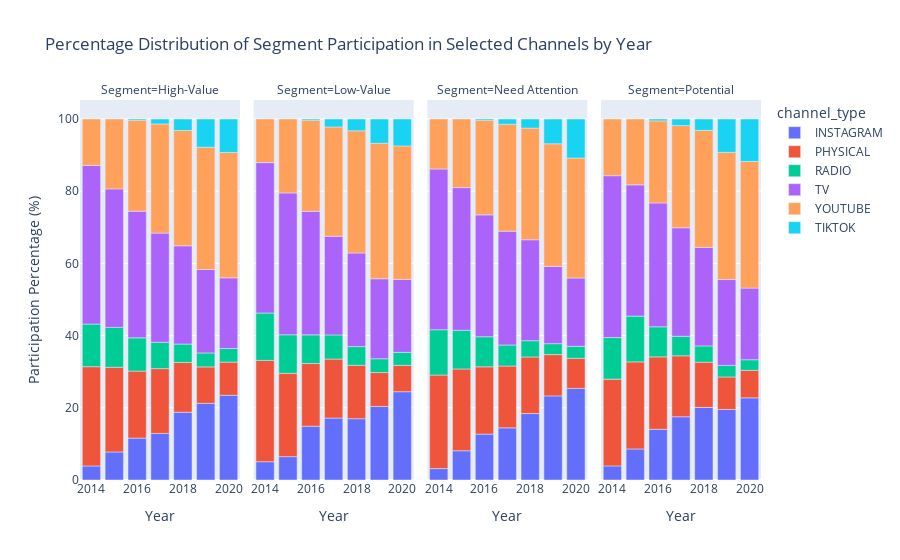

Notebook cell for this chart:
### Code cell
channels = ['RADIO', 'TV', 'INSTAGRAM', 'YOUTUBE','TIKTOK', 'PHYSICAL']
plot_channel_participation_distribution(df, channels)

### Figure 1 — Plotly figure (JSON) as saved in the notebook; plotly's stock layout.template omitted (floating-point values rounded to 4 significant figures)
{"data": [{"alignmentgroup": "True", "hovertemplate": "channel_type=INSTAGRAM<br>Segment=High-Value<br>Year=%{x}<br>Participation Percentage (%)=%{y}<extra></extra>", "legendgroup": "INSTAGRAM", "marker": {"color": "#636efa", "pattern": {"shape": ""}}, "name": "INSTAGRAM", "offsetgroup": "INSTAGRAM", "orientation": "v", "showlegend": true, "textposition": "auto", "type": "bar", "x": [2014, 2015, 2016, 2017, 2018, 2019, 2020], "xaxis": "x", "y": [3.898, 7.771, 11.61, 12.91, 18.77, 21.23, 23.47], "yaxis": "y"}, {"alignmentgroup": "True", "hovertemplate": "channel_type=INSTAGRAM<br>Segment=Low-Value<br>Year=%{x}<br>Participation Percentage (%)=%{y}<extra></extra>", "legendgroup": "INSTAGRAM", "marker": {"color": "#636efa", "pattern": {"shape": ""}}, "name": "INSTAGRAM", "offsetgroup": "INSTAGRAM", "orientation": "v", "showlegend": false, "textposition": "auto", "type": "bar", "x": [2014, 2015, 2016, 2017, 2018, 2019, 2020], "xaxis": "x2", "y": [5.072, 6.471, 14.92, 17.15, 16.98, 20.37, 24.46], "yaxis": "y2"}, {"alignmentgroup": "True", "hovertemplate": "channel_type=INSTAGRAM<br>Segment=Need Attention<br>Year=%{x}<br>Participation Percentage (%)=%{y}<extra></extra>", "legendgroup": "INSTAGRAM", "marker": {"color": "#636efa", "pattern": {"shape": ""}}, "name": "INSTAGRAM", "offsetgroup": "INSTAGRAM", "orientation": "v", "showlegend": false, "textposition": "auto", "type": "bar", "x": [2014, 2015, 2016, 2017, 2018, 2019, 2020], "xaxis": "x3", "y": [3.16, 8.103, 12.71, 14.44, 18.41, 23.3, 25.38], "yaxis": "y3"}, {"alignmentgroup": "True", "hovertemplate": "channel_type=INSTAGRAM<br>Segment=Potential<br>Year=%{x}<br>Participation Percentage (%)=%{y}<extra></extra>", "legendgroup": "INSTAGRAM", "marker": {"color": "#636efa", "pattern": {"shape": ""}}, "name": "INSTAGRAM", "offsetgroup": "INSTAGRAM", "orientation": "v", "showlegend": false, "textposition": "auto", "type": "bar", "x": [2014, 2015, 2016, 2017, 2018, 2019, 2020], "xaxis": "x4", "y": [3.909, 8.6, 14.04, 17.52, 20.12, 19.54, 22.76], "yaxis": "y4"}, {"alignmentgroup": "True", "hovertemplate": "channel_type=PHYSICAL<br>Segment=High-Value<br>Year=%{x}<br>Participation Percentage (%)=%{y}<extra></extra>", "legendgroup": "PHYSICAL", "marker": {"color": "#EF553B", "pattern": {"shape": ""}}, "name": "PHYSICAL", "offsetgroup": "PHYSICAL", "orientation": "v", "showlegend": true, "textposition": "auto", "type": "bar", "x": [2014, 2015, 2016, 2017, 2018, 2019, 2020], "xaxis": "x", "y": [27.49, 23.45, 18.55, 17.95, 13.79, 10.09, 9.196], "yaxis": "y"}, {"alignmentgroup": "True", "hovertemplate": "channel_type=PHYSICAL<br>Segment=Low-Value<br>Year=%{x}<br>Participation Percentage (%)=%{y}<extra></extra>", "legendgroup": "PHYSICAL", "marker": {"color": "#EF553B", "pattern": {"shape": ""}}, "name": "PHYSICAL", "offsetgroup": "PHYSICAL", "orientation": "v", "showlegend": false, "textposition": "auto", "type": "bar", "x": [2014, 2015, 2016, 2017, 2018, 2019, 2020], "xaxis": "x2", "y": [28.06, 23.07, 17.34, 16.35, 14.8, 9.386, 7.298], "yaxis": "y2"}, {"alignmentgroup": "True", "hovertemplate": "channel_type=PHYSICAL<br>Segment=Need Attention<br>Year=%{x}<br>Participation Percentage (%)=%{y}<extra></extra>", "legendgroup": "PHYSICAL", "marker": {"color": "#EF553B", "pattern": {"shape": ""}}, "name": "PHYSICAL", "offsetgroup": "PHYSICAL", "orientation": "v", "showlegend": false, "textposition": "auto", "type": "bar", "x": [2014, 2015, 2016, 2017, 2018, 2019, 2020], "xaxis": "x3", "y": [25.92, 22.65, 18.64, 17.13, 15.67, 11.43, 8.341], "yaxis": "y3"}, {"alignmentgroup": "True", "hovertemplate": "channel_type=PHYSICAL<br>Segment=Potential<br>Year=%{x}<br>Participation Percentage (%)=%{y}<extra></extra>", "legendgroup": "PHYSICAL", "marker": {"color": "#EF553B", "pattern": {"shape": ""}}, "name": "PHYSICAL", "offsetgroup": "PHYSICAL", "orientation": "v", "showlegend": false, "textposition": "auto", "type": "bar", "x": [2014, 2015, 2016, 2017, 2018, 2019, 2020], "xaxis": "x4", "y": [24.03, 24.12, 20.06, 16.88, 12.52, 8.997, 7.611], "yaxis": "y4"}, {"alignmentgroup": "True", "hovertemplate": "channel_type=RADIO<br>Segment=High-Value<br>Year=%{x}<br>Participation Percentage (%)=%{y}<extra></extra>", "legendgroup": "RADIO", "marker": {"color": "#00cc96", "pattern": {"shape": ""}}, "name": "RADIO", "offsetgroup": "RADIO", "orientation": "v", "showlegend": true, "textposition": "auto", "type": "bar", "x": [2014, 2015, 2016, 2017, 2018, 2019, 2020], "xaxis": "x", "y": [11.81, 11.06, 9.212, 7.294, 5.105, 3.881, 3.757], "yaxis": "y"}, {"alignmentgroup": "True", "hovertemplate": "channel_type=RADIO<br>Segment=Low-Value<br>Year=%{x}<br>Participation Percentage (%)=%{y}<extra></extra>", "legendgroup": "RADIO", "marker": {"color": "#00cc96", "pattern": {"shape": ""}}, "name": "RADIO", "offsetgroup": "RADIO", "orientation": "v", "showlegend": false, "textposition": "auto", "type": "bar", "x": [2014, 2015, 2016, 2017, 2018, 2019, 2020], "xaxis": "x2", "y": [13.12, 10.69, 7.947, 6.692, 5.171, 3.826, 3.609], "yaxis": "y2"}, {"alignmentgroup": "True", "hovertemplate": "channel_type=RADIO<br>Segment=Need Attention<br>Year=%{x}<br>Participation Percentage (%)=%{y}<extra></extra>", "legendgroup": "RADIO", "marker": {"color": "#00cc96", "pattern": {"shape": ""}}, "name": "RADIO", "offsetgroup": "RADIO", "orientation": "v", "showlegend": false, "textposition": "auto", "type": "bar", "x": [2014, 2015, 2016, 2017, 2018, 2019, 2020], "xaxis": "x3", "y": [12.54, 10.72, 8.333, 5.819, 4.508, 3.031, 3.31], "yaxis": "y3"}, {"alignmentgroup": "True", "hovertemplate": "channel_type=RADIO<br>Segment=Potential<br>Year=%{x}<br>Participation Percentage (%)=%{y}<extra></extra>", "legendgroup": "RADIO", "marker": {"color": "#00cc96", "pattern": {"shape": ""}}, "name": "RADIO", "offsetgroup": "RADIO", "orientation": "v", "showlegend": false, "textposition": "auto", "type": "bar", "x": [2014, 2015, 2016, 2017, 2018, 2019, 2020], "xaxis": "x4", "y": [11.51, 12.68, 8.337, 5.417, 4.515, 3.21, 2.939], "yaxis": "y4"}, {"alignmentgroup": "True", "hovertemplate": "channel_type=TV<br>Segment=High-Value<br>Year=%{x}<br>Participation Percentage (%)=%{y}<extra></extra>", "legendgroup": "TV", "marker": {"color": "#ab63fa", "pattern": {"shape": ""}}, "name": "TV", "offsetgroup": "TV", "orientation": "v", "showlegend": true, "textposition": "auto", "type": "bar", "x": [2014, 2015, 2016, 2017, 2018, 2019, 2020], "xaxis": "x", "y": [43.93, 38.37, 35.09, 30.24, 27.21, 23.11, 19.58], "yaxis": "y"}, {"alignmentgroup": "True", "hovertemplate": "channel_type=TV<br>Segment=Low-Value<br>Year=%{x}<br>Participation Percentage (%)=%{y}<extra></extra>", "legendgroup": "TV", "marker": {"color": "#ab63fa", "pattern": {"shape": ""}}, "name": "TV", "offsetgroup": "TV", "orientation": "v", "showlegend": false, "textposition": "auto", "type": "bar", "x": [2014, 2015, 2016, 2017, 2018, 2019, 2020], "xaxis": "x2", "y": [41.67, 39.29, 34.21, 27.32, 25.93, 22.15, 20.21], "yaxis": "y2"}, {"alignmentgroup": "True", "hovertemplate": "channel_type=TV<br>Segment=Need Attention<br>Year=%{x}<br>Participation Percentage (%)=%{y}<extra></extra>", "legendgroup": "TV", "marker": {"color": "#ab63fa", "pattern": {"shape": ""}}, "name": "TV", "offsetgroup": "TV", "orientation": "v", "showlegend": false, "textposition": "auto", "type": "bar", "x": [2014, 2015, 2016, 2017, 2018, 2019, 2020], "xaxis": "x3", "y": [44.53, 39.52, 33.76, 31.54, 27.96, 21.4, 18.93], "yaxis": "y3"}, {"alignmentgroup": "True", "hovertemplate": "channel_type=TV<br>Segment=Potential<br>Year=%{x}<br>Participation Percentage (%)=%{y}<extra></extra>", "legendgroup": "TV", "marker": {"color": "#ab63fa", "pattern": {"shape": ""}}, "name": "TV", "offsetgroup": "TV", "orientation": "v", "showlegend": false, "textposition": "auto", "type": "bar", "x": [2014, 2015, 2016, 2017, 2018, 2019, 2020], "xaxis": "x4", "y": [44.84, 36.36, 34.3, 30.05, 27.28, 23.78, 19.86], "yaxis": "y4"}, {"alignmentgroup": "True", "hovertemplate": "channel_type=YOUTUBE<br>Segment=High-Value<br>Year=%{x}<br>Participation Percentage (%)=%{y}<extra></extra>", "legendgroup": "YOUTUBE", "marker": {"color": "#FFA15A", "pattern": {"shape": ""}}, "name": "YOUTUBE", "offsetgroup": "YOUTUBE", "orientation": "v", "showlegend": true, "textposition": "auto", "type": "bar", "x": [2014, 2015, 2016, 2017, 2018, 2019, 2020], "xaxis": "x", "y": [12.87, 19.36, 25.19, 30.24, 31.95, 33.88, 34.74], "yaxis": "y"}, {"alignmentgroup": "True", "hovertemplate": "channel_type=YOUTUBE<br>Segment=Low-Value<br>Year=%{x}<br>Participation Percentage (%)=%{y}<extra></extra>", "legendgroup": "YOUTUBE", "marker": {"color": "#FFA15A", "pattern": {"shape": ""}}, "name": "YOUTUBE", "offsetgroup": "YOUTUBE", "orientation": "v", "showlegend": false, "textposition": "auto", "type": "bar", "x": [2014, 2015, 2016, 2017, 2018, 2019, 2020], "xaxis": "x2", "y": [12.08, 20.48, 25.24, 30.28, 33.85, 37.54, 36.97], "yaxis": "y2"}, {"alignmentgroup": "True", "hovertemplate": "channel_type=YOUTUBE<br>Segment=Need Attention<br>Year=%{x}<br>Participation Percentage (%)=%{y}<extra></extra>", "legendgroup": "YOUTUBE", "marker": {"color": "#FFA15A", "pattern": {"shape": ""}}, "name": "YOUTUBE", "offsetgroup": "YOUTUBE", "orientation": "v", "showlegend": false, "textposition": "auto", "type": "bar", "x": [2014, 2015, 2016, 2017, 2018, 2019, 2020], "xaxis": "x3", "y": [13.85, 19.01, 26.2, 29.63, 30.93, 33.97, 33.23], "yaxis": "y3"}, {"alignmentgroup": "True", "hovertemplate": "channel_type=YOUTUBE<br>Segment=Potential<br>Year=%{x}<br>Participation Percentage (%)=%{y}<extra></extra>", "legendgroup": "YOUTUBE", "marker": {"color": "#FFA15A", "pattern": {"shape": ""}}, "name": "YOUTUBE", "offsetgroup": "YOUTUBE", "orientation": "v", "showlegend": false, "textposition": "auto", "type": "bar", "x": [2014, 2015, 2016, 2017, 2018, 2019, 2020], "xaxis": "x4", "y": [15.71, 18.24, 22.74, 28.31, 32.42, 35.24, 35.08], "yaxis": "y4"}, {"alignmentgroup": "True", "hovertemplate": "channel_type=TIKTOK<br>Segment=High-Value<br>Year=%{x}<br>Participation Percentage (%)=%{y}<extra></extra>", "legendgroup": "TIKTOK", "marker": {"color": "#19d3f3", "pattern": {"shape": ""}}, "name": "TIKTOK", "offsetgroup": "TIKTOK", "orientation": "v", "showlegend": true, "textposition": "auto", "type": "bar", "x": [2016, 2017, 2018, 2019, 2020], "xaxis": "x", "y": [0.3428, 1.37, 3.175, 7.808, 9.262], "yaxis": "y"}, {"alignmentgroup": "True", "hovertemplate": "channel_type=TIKTOK<br>Segment=Low-Value<br>Year=%{x}<br>Participation Percentage (%)=%{y}<extra></extra>", "legendgroup": "TIKTOK", "marker": {"color": "#19d3f3", "pattern": {"shape": ""}}, "name": "TIKTOK", "offsetgroup": "TIKTOK", "orientation": "v", "showlegend": false, "textposition": "auto", "type": "bar", "x": [2016, 2017, 2018, 2019, 2020], "xaxis": "x2", "y": [0.34, 2.202, 3.262, 6.717, 7.458], "yaxis": "y2"}, {"alignmentgroup": "True", "hovertemplate": "channel_type=TIKTOK<br>Segment=Need Attention<br>Year=%{x}<br>Participation Percentage (%)=%{y}<extra></extra>", "legendgroup": "TIKTOK", "marker": {"color": "#19d3f3", "pattern": {"shape": ""}}, "name": "TIKTOK", "offsetgroup": "TIKTOK", "orientation": "v", "showlegend": false, "textposition": "auto", "type": "bar", "x": [2016, 2017, 2018, 2019, 2020], "xaxis": "x3", "y": [0.3531, 1.437, 2.522, 6.866, 10.81], "yaxis": "y3"}, {"alignmentgroup": "True", "hovertemplate": "channel_type=TIKTOK<br>Segment=Potential<br>Year=%{x}<br>Participation Percentage (%)=%{y}<extra></extra>", "legendgroup": "TIKTOK", "marker": {"color": "#19d3f3", "pattern": {"shape": ""}}, "name": "TIKTOK", "offsetgroup": "TIKTOK", "orientation": "v", "showlegend": false, "textposition": "auto", "type": "bar", "x": [2016, 2017, 2018, 2019, 2020], "xaxis": "x4", "y": [0.5185, 1.819, 3.157, 9.235, 11.76], "yaxis": "y4"}], "layout": {"annotations": [{"font": {}, "showarrow": false, "text": "Segment=High-Value", "x": 0.1175, "xanchor": "center", "xref": "paper", "y": 1, "yanchor": "bottom", "yref": "paper"}, {"font": {}, "showarrow": false, "text": "Segment=Low-Value", "x": 0.3725, "xanchor": "center", "xref": "paper", "y": 1, "yanchor": "bottom", "yref": "paper"}, {"font": {}, "showarrow": false, "text": "Segment=Need Attention", "x": 0.6275, "xanchor": "center", "xref": "paper", "y": 1, "yanchor": "bottom", "yref": "paper"}, {"font": {}, "showarrow": false, "text": "Segment=Potential", "x": 0.8825, "xanchor": "center", "xref": "paper", "y": 1, "yanchor": "bottom", "yref": "paper"}], "barmode": "relative", "legend": {"title": {"text": "channel_type"}, "tracegroupgap": 0}, "title": {"text": "Percentage Distribution of Segment Participation in Selected Channels by Year"}, "xaxis": {"anchor": "y", "domain": [0, 0.235], "title": {"text": "Year"}}, "xaxis2": {"anchor": "y2", "domain": [0.255, 0.49], "matches": "x", "title": {"text": "Year"}}, "xaxis3": {"anchor": "y3", "domain": [0.51, 0.745], "matches": "x", "title": {"text": "Year"}}, "xaxis4": {"anchor": "y4", "domain": [0.765, 1.0], "matches": "x", "title": {"text": "Year"}}, "yaxis": {"anchor": "x", "domain": [0, 1], "title": {"text": "Participation Percentage (%)"}}, "yaxis2": {"anchor": "x2", "domain": [0, 1], "matches": "y", "showticklabels": false}, "yaxis3": {"anchor": "x3", "domain": [0, 1], "matches": "y", "showticklabels": false}, "yaxis4": {"anchor": "x4", "domain": [0, 1], "matches": "y", "showticklabels": false}}}
